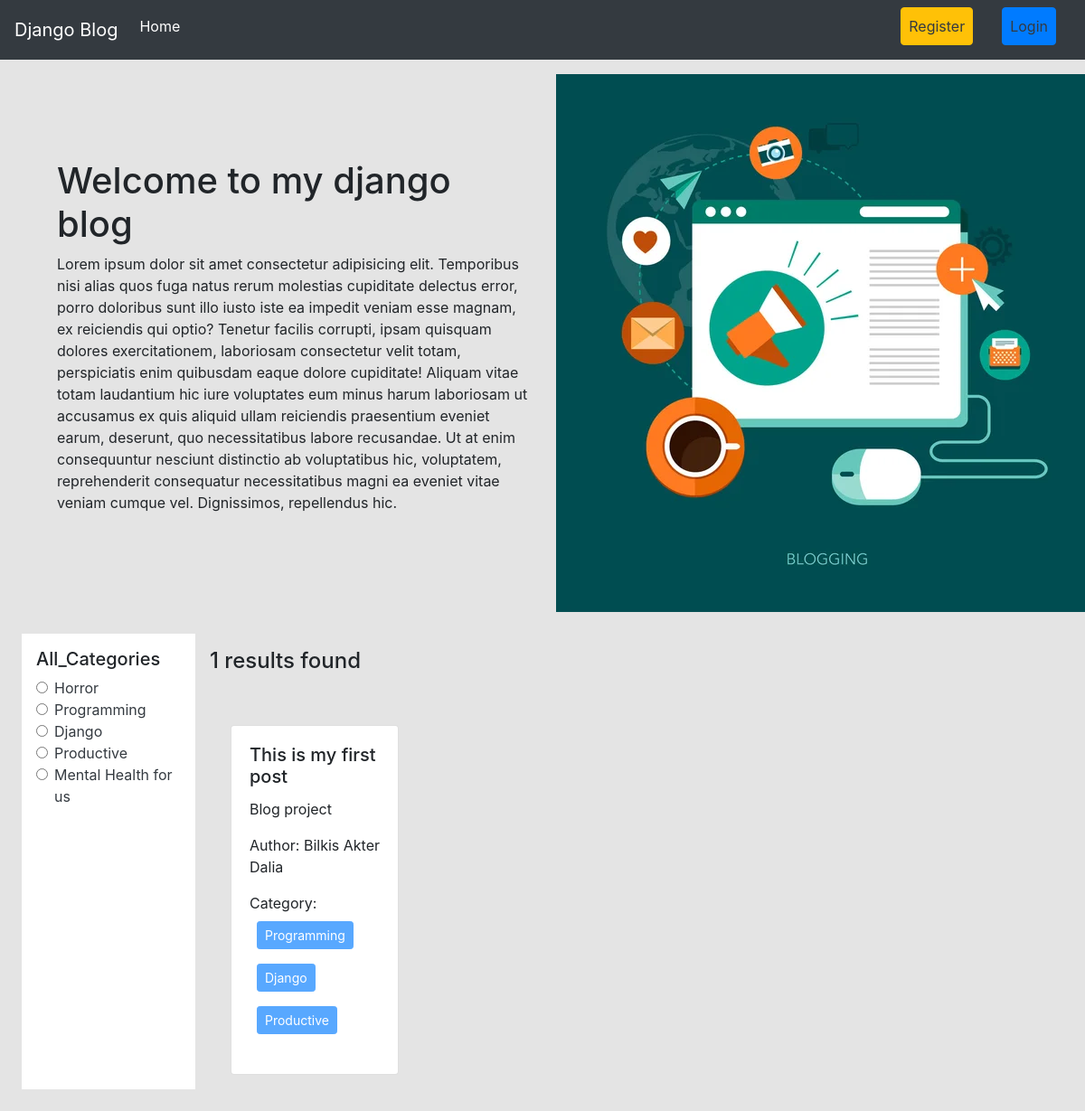
The page /category/productive/ on the database its author committed.
### catagories/models.py (models this page shows, shortened)
class Category(models.Model):
    name = models.CharField(max_length=100)
    slug = models.SlugField(max_length=100 ,unique = True,null=True,blank = True)

### posts/models.py (models this page shows, shortened)
class Post(models.Model):
    title = models.CharField(max_length=50)
    content = models.TextField()
    category = models.ManyToManyField(Category)
    author = models.ForeignKey(User,on_delete=models.CASCADE) #all will be delete

### block_project/views.py (the view)
# urls.py: path('',views.home,name= 'homepage'),
def home(request,category_slug = None):
    data = Post.objects.all()
    if category_slug is not None:
        category = Category.objects.get(slug = category_slug)
        data = Post.objects.filter(category = category)
    catagories = Category.objects.all()
    return render(request,'home.html',{'data':data,'category':catagories})

### Templates/home.html
{% extends 'base.html' %}
{%load static%}
{% block content %}
<div class="d-flex flex-wrap px-5 pt-3 align-items-center">
  <div class="col-6">
    <h1>Welcome to my django blog</h1>
    <p>
      Lorem ipsum dolor sit amet consectetur adipisicing elit. Temporibus nisi
      alias quos fuga natus rerum molestias cupiditate delectus error, porro
      doloribus sunt illo iusto iste ea impedit veniam esse magnam, ex
      reiciendis qui optio? Tenetur facilis corrupti, ipsam quisquam dolores
      exercitationem, laboriosam consectetur velit totam, perspiciatis enim
      quibusdam eaque dolore cupiditate! Aliquam vitae totam laudantium hic iure
      voluptates eum minus harum laboriosam ut accusamus ex quis aliquid ullam
      reiciendis praesentium eveniet earum, deserunt, quo necessitatibus labore
      recusandae. Ut at enim consequuntur nesciunt distinctio ab voluptatibus
      hic, voluptatem, reprehenderit consequatur necessitatibus magni ea eveniet
      vitae veniam cumque vel. Dignissimos, repellendus hic.
    </p>
  </div>
  <div class="col-6">
    <img src="{% static 'header.jpg' %}" alt="">
  </div>
</div>
<div class="d-flex flex-wrap px-3 p-4">
  <div class="col-2 bg-white p-3">
    <h5>All_Categories</h5>
    {%for cat in category%}
    <div class="form-check">
      <input
        class="form-check-input"
        type="radio"
        name="category"
        id="{{cat.id}}"
      />
      <label class="form-check-label" for="{{cat.id}}">
        <a
          href="{%url 'category_wise_post'  cat.slug%}"
          class="text-decoration-none text-dark"
        >
          {{cat.name}}
        </a>
      </label>
    </div>
    {%endfor%}
  </div>
  <div class="col-10 p-3">
    <h4>{{data| length}} results found</h4>
    <div class="d-flex flex-wrap pt-5">
      {%for post in data%}
      <div class="col-sm-3">
        <div class="card mx-2">
          <div class="card-body">
            <h5 class="card-title">{{post.title}}</h5>
            <p class="card-text">{{post.content}}</p>
            <p>Author: {{post.author.first_name}} {{post.author.last_name}}</p>
            <p>
              Category: {% for cat in post.category.all %}
              <button class="btn btn-primary m-2 btn-sm" disabled>
                {{cat.name}}
              </button>
              {% endfor %}
            </p>
          </div>
        </div>
      </div>
      {%endfor%}
    </div>
  </div>
</div>
{%endblock%}

### rows shown on the page
Category: name "Horror"
Category: name "Programming"
Category: name "Django"
Category: name "Productive"
Category: name "Mental Health for us"
Post: title "This is my first post", content "Blog project", author.first_name "Bilkis Akter", author.last_name "Dalia"

### other values the page prints
{{ data| length }} "1"
